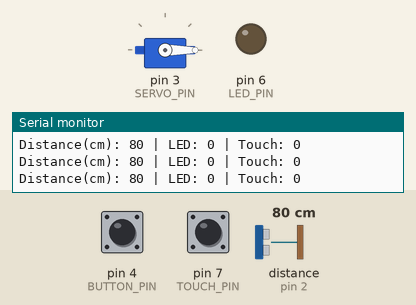
Recording of a sketch running on a simulated Arduino Uno, built with avr-gcc and run on an emulated ATmega328P. On the bench: servo, output pins drawn as LEDs (lit = HIGH), the last lines printed to the serial monitor. Inputs (shaded band) come from the test bench; at power-on: distance to the obstacle (sensor on pin 2) 80 cm, pin 4 (BUTTON_PIN) LOW, pin 7 (TOUCH_PIN) LOW.

Above: at 1.2 s.
1.3 s: distance to the obstacle (sensor on pin 2) set to 17 cm
4.3 s: distance to the obstacle (sensor on pin 2) set to 13 cm
At 5.0 s:
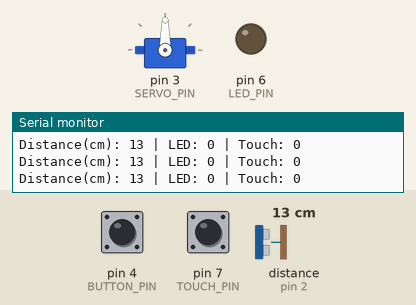
5.8 s: pin 4 (BUTTON_PIN) pulled HIGH for 0.15 s
At 6.5 s:
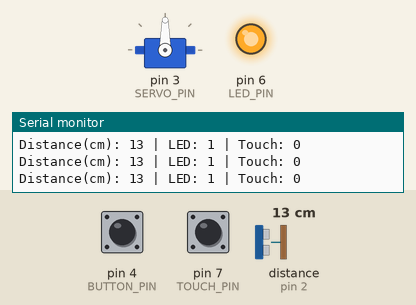
7.4 s: distance to the obstacle (sensor on pin 2) set to 18 cm
At 8.7 s:
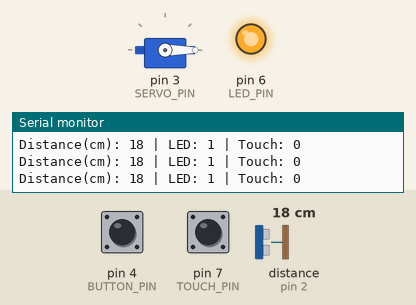
10.5 s: pin 4 (BUTTON_PIN) pulled HIGH for 1 s
At 11.6 s:
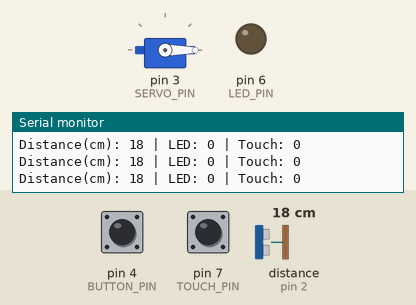
Timing chart, 0 to 13.5 s (numbered marks = the images above; inputs shaded):
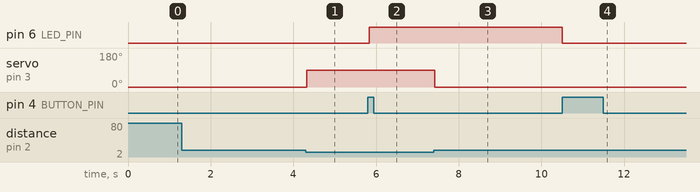

The sketch:

Biomech_arm.ino
```cpp
#include <Servo.h>
#include "Ultrasonic.h"

const int ULTRASONIC_PIN = 2;   // D2
const int SERVO_PIN = 3;        // D3
const int BUTTON_PIN = 4;       // D4
const int LED_PIN = 6;          // D6
const int TOUCH_PIN = 7;        // moved from D2 to D7

Ultrasonic ultrasonic(ULTRASONIC_PIN);
Servo myServo;

int ledState = LOW;
int lastButtonState = LOW;
unsigned long lastDebounceTime = 0;
const unsigned long debounceDelay = 50;

void setup() {
  Serial.begin(9600);

  pinMode(BUTTON_PIN, INPUT);
  pinMode(TOUCH_PIN, INPUT);
  pinMode(LED_PIN, OUTPUT);

  digitalWrite(LED_PIN, ledState);

  myServo.attach(SERVO_PIN);
  myServo.write(0);
}

void loop() {
  int distance = ultrasonic.read();
  int buttonState = digitalRead(BUTTON_PIN);
  int touchState = digitalRead(TOUCH_PIN);

  // Button toggles LED on press edge
  if (buttonState == HIGH && lastButtonState == LOW &&
      (millis() - lastDebounceTime) > debounceDelay) {
    ledState = !ledState;
    digitalWrite(LED_PIN, ledState);
    lastDebounceTime = millis();
  }
  lastButtonState = buttonState;

  // Ultrasonic controls servo
  if (distance < 15) {
    myServo.write(90);
  } else {
    myServo.write(0);
  }

  // Touch sensor feedback
  if (touchState == HIGH) {
    Serial.println("Made contact");
  }

  Serial.print("Distance(cm): ");
  Serial.print(distance);
  Serial.print(" | LED: ");
  Serial.print(ledState);
  Serial.print(" | Touch: ");
  Serial.println(touchState);

  delay(40); // small readable update rate
}
```

Measured:
- the behaviour switches between 15 and 14 cm on distance to the obstacle (sensor on pin 2) (found by bisection; images 0 and 1)
- after the input at 4.3 s, servo on pin 3 (SERVO_PIN): 0° → 90° at once
- after the input at 5.8 s, pin 6 (LED_PIN): LOW → HIGH at once
- after the input at 7.4 s, servo on pin 3 (SERVO_PIN): 90° → 0° at once
- after the input at 10.5 s, pin 6 (LED_PIN): HIGH → LOW at once
